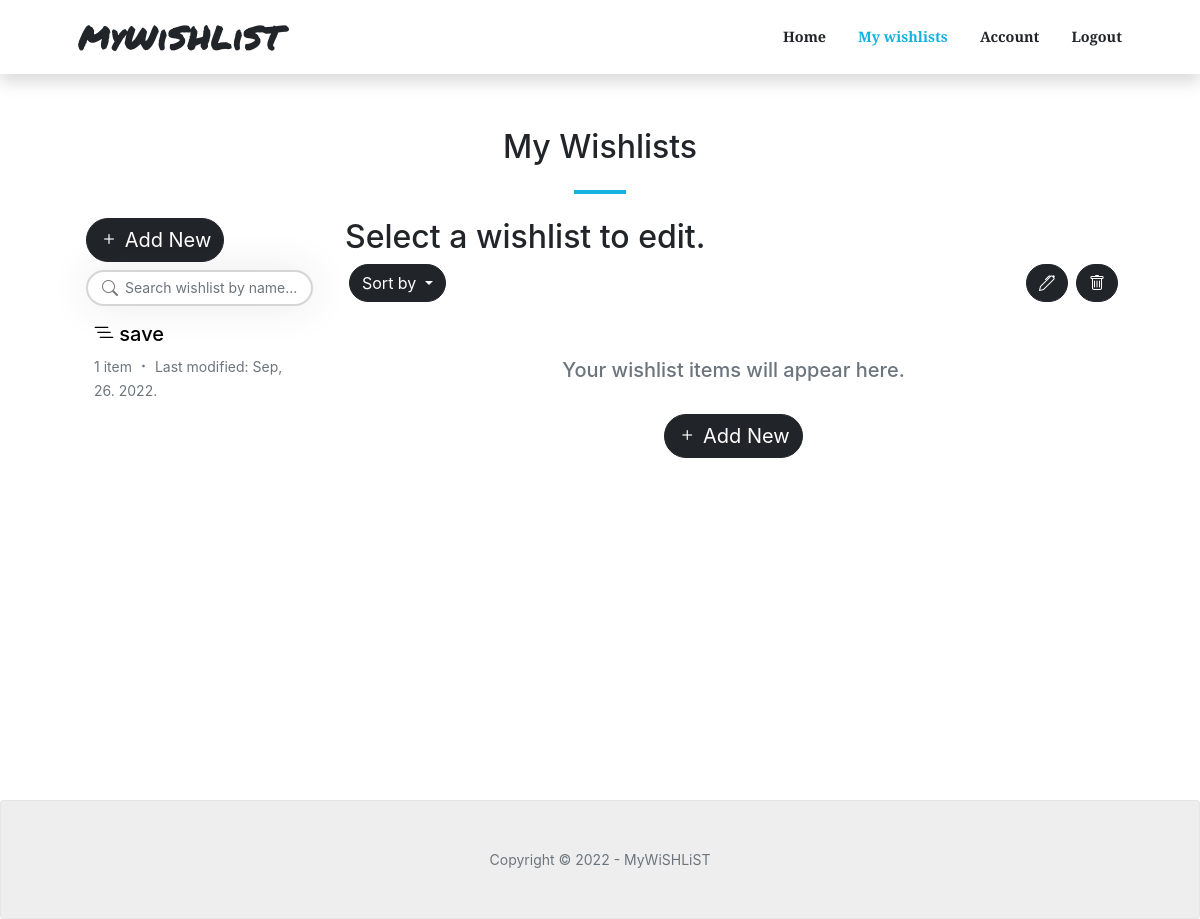
/wishlists/ (signed in), run on the app's committed database.
### wishlists/models.py (models this page shows, shortened)
class Wishlist(models.Model):
    class PriorityChoices(models.IntegerChoices):
        low = 1, _('Low')
        medium = 3, _('Medium')
        high = 5, _('High')
    id = models.UUIDField(default=uuid.uuid4, unique=True, primary_key=True, editable=False)
    owner = models.ForeignKey(Account, null=True, blank=True, on_delete=models.CASCADE)
    title = models.CharField(max_length=200)
    priority = models.IntegerField(choices=PriorityChoices.choices, default=PriorityChoices.low)
    created = models.DateTimeField(auto_now_add=True)
    modified = models.DateTimeField(auto_now=True)
    class Meta:
        ordering = ['-modified']
    @property
    def total_products(self):
        try:
            products = self.product_set.all()
            return products.count()
        except AttributeError:
            return 0

### wishlists/views.py (the view)
# urls.py: path('wishlists/', views.get_all_wishlists, name="wishlists"),
@login_required(login_url="login")
def get_all_wishlists(request):
    account = request.user.account
    wishlists = account.wishlist_set.all()
    text_message = ''
    search_query = ''
    if not wishlists:
        text_message = "You don't have any wishlists."
    if request.GET.get('search_query'):
        search_query = request.GET.get('search_query')
        wishlists = account.wishlist_set.filter(title__icontains=search_query)
        if not wishlists:
            text_message = "No wishlists found."
    custom_range, wishlists = paginateWishlists(request, wishlists, 10)
    context = {
        'wishlists': wishlists,
        'search_query': search_query,
        'text_message': text_message,
        'custom_range': custom_range,
        }
    return render(request, 'wishlists/wishlists.html', context)

### wishlists/utils.py (called while the page is built)
def paginateWishlists(request, wishlists, results):
    page = request.GET.get('page')
    paginator = Paginator(wishlists, results)
    try:
        wishlists = paginator.page(page)
    except PageNotAnInteger:
        page = 1
        wishlists = paginator.page(page)
    except EmptyPage:
        page = paginator.num_pages
        wishlists = paginator.page(page)
    leftIndex = (int(page) - 2)
    if leftIndex < 1:
        leftIndex = 1
    rightIndex = (int(page) + 3)
    if rightIndex > paginator.num_pages:
        rightIndex = paginator.num_pages + 1
    custom_range = range(leftIndex, rightIndex)
    return custom_range, wishlists

### wishlists/templates/wishlists/wishlists.html (shortened to what this page needs)
{% extends 'main.html' %}
{% block content %}
<section class="page-section" id="single-wishlist">
    <div class="container-custom px-4 px-lg-5">
        <h2 class="text-center">My Wishlists</h2>
        <hr class="divider" />
        <div class="row">
            <div class="col-lg-3">
                <div class="px-2 mb-2">
                    <a href="{% url 'create-wishlist' %}"><button class="btn btn-dark fs-5"><i class="bi bi-plus"></i> Add New</button></a>
                </div>
                <form id="searchForm" action="{% url 'wishlists' %}" method="GET">
                    <div class="row d-flex align-items-center px-2 mb-2">
                        <div class="col-md-12">
                            <div class="search">
                                <button type="submit" class="btn bi bi-search"></button>
                                <input type="text" class="form-control fs-7" name="search_query" value="{{search_query}}" placeholder="Search wishlist by name...">
                            </div>
                        </div>
                    </div>
                </form>
                <div class="px-2">
                    {% if wishlists %}
                    {% for wishlist in wishlists %}
                    <a href="{% url 'wishlist' wishlist.id %}">
                        <div class="p-2 mb-2 card-custom">
                            <h5 class="text-truncate text-black"><i class="bi-list-nested"></i> {{wishlist.title}}</h5>
                            <p class="text-muted mb-0 fs-7 d-inline">{{wishlist.total_products}} item{{wishlist.total_products|pluralize:"s"}}</p>
                            <p class="text-muted mb-0 fs-7 d-inline"><i class="bi bi-dot"></i></p>
                            <p class="text-muted mb-0 fs-7 d-inline">Last modified: {{wishlist.modified|date:"M, d. Y." }}</p>
                        </div>
                    </a>
                    {% endfor %}
                    {% else %}
                    <h6 class="text-muted pt-2 ps-1">{{text_message}}</h6>
                    {% endif %}
                </div>
            </div>
            <div class="col-lg-9">
                <div class="row">
                    <div class="col-9">
                        <h2>Select a wishlist to edit.</h2>
                    </div>
                    <div class="pb-5">
                    <div class="dropdown d-inline float-start mx-1">
                        <button class="btn btn-dark dropdown-toggle" type="button" id="dropdownMenuButton1" data-bs-toggle="dropdown" aria-expanded="false">
                          Sort by
                        </button>
                      </div>
                        <button class="btn btn-dark d-inline float-end mx-1"><i class="bi bi-trash"></i></button>
                        <button class="btn btn-dark d-inline float-end mx-1"><i class="bi bi-pen"></i></button>
                    </div>
                    <div class="p-2 d-flex justify-content-center">
                        <h5 class="text-muted">Your wishlist items will appear here.</h5>
                    </div>
                    <div class="d-flex justify-content-center py-3">
                        <a href="{% url 'create-wishlist' %}"><button class="btn btn-dark fs-5"><i class="bi bi-plus"></i> Add New</button></a>
                    </div>
                </div>
            </div>
        </div>
    </div>
</section>
{% endblock %}

### data on the page
Wishlist: title "save", total_products "1", modified "Sep, 26. 2022."
